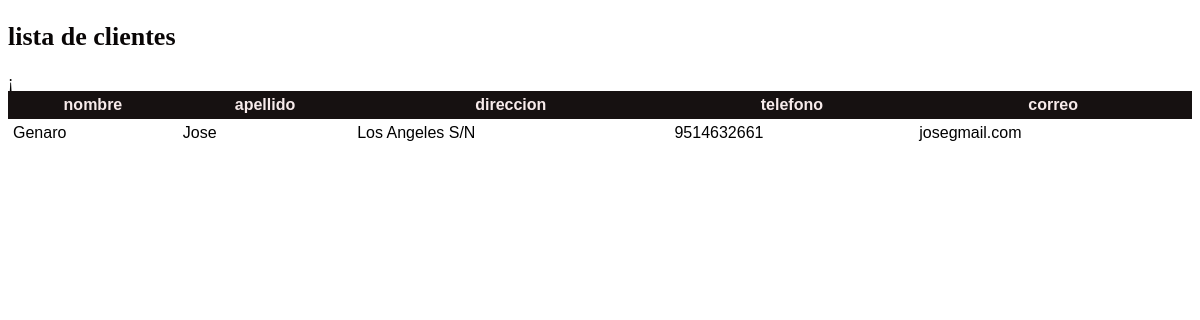
The app's page /APLI-WEB/modulos/RH/lista_cliente.php with its own data.
### tables this page shows
CREATE TABLE `cliente` (
  `id_cliente` int(11) NOT NULL,
  `nombreCliente` varchar(50) NOT NULL,
  `apellidoPaterno` varchar(20) DEFAULT NULL,
  `apellidoMaterno` varchar(20) DEFAULT NULL,
  `direccion` varchar(50) DEFAULT NULL,
  `telefonoCliente` varchar(10) DEFAULT NULL,
  `correo` varchar(70) DEFAULT NULL
);

### APLI-WEB/modulos/RH/lista_cliente.php (the view, shortened to what this page needs)
<?php
include "conexion/cn.php";
?><!DOCTYPE html>
<html lang="en">
<head>
    <link rel="stylesheet" href="css/styleu.css">
</head>
<body>
	<section id="container">
		<h1>lista de clientes</h1>
		<table>
			<tr>
				<th>nombre</th>
				<th>apellido</th>
                <th>direccion</th>
				<th>telefono</th>
				<th>correo</th>
						</tr>
			<?php
				$query = mysqli_query($conexion,"SELECT * FROM cliente");
				$result = mysqli_num_rows($query);
				if($result >0){
					while($data=mysqli_fetch_array($query)) {
				?>
				<tr>
¡				<td><?php echo $data["nombreCliente"];?></td>
				<td><?php echo $data["apellidoPaterno"];?></td>
				<td><?php echo $data['direccion'];?></td>
				<td><?php echo $data['telefonoCliente'];?></td>
				<td><?php echo $data['correo'];?></td>
			</tr>
        <?php
				}
			}
		?>
		</table>
	</section>
</body>
</html>

### APLI-WEB/modulos/RH/css/styleu.css (style rules this page uses)
#container { padding: auto; }
table { border-collapse: collapse; font-size: 12pt; font-family: 'arial'; width: 100%; }
table th { text-align: center; padding: 5px; background: #161111; color: rgb(247, 235, 235); }
table tr:nth-child(odd) { background-color: #5a72c0; }
table td { padding: 5px; }
h1 { font-size: 26px; color: #090606; }

### records on screen
cliente: nombreCliente "Genaro", apellidoPaterno "Jose", direccion "Los Angeles S/N", telefonoCliente "9514632661", correo "josegmail.com"
